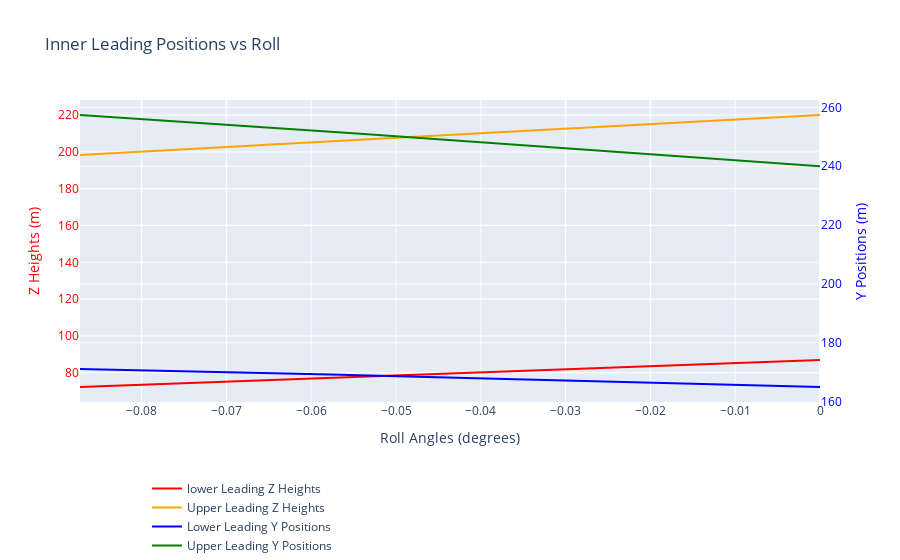

This figure's notebook cell:
### Code cell
# Plot inner positions vs roll

# Create the plot
fig = go.Figure()

# Add Z heights vs roll to the primary y-axis
fig.add_trace(
    go.Scatter(
        x=results_df["roll_angle"],
        y=results_df["lower_inner1_z"],
        mode='lines',
        marker=dict(color='red'),
        name='lower Leading Z Heights',
        yaxis='y'  # Primary y-axis
    )
)

fig.add_trace(
    go.Scatter(
        x=results_df["roll_angle"],
        y=results_df["upper_inner1_z"],
        mode='lines',
        marker=dict(color='orange'),
        name='Upper Leading Z Heights',
        yaxis='y'  # Primary y-axis
    )
)

# Add Y positions vs roll to the secondary y-axis
fig.add_trace(
    go.Scatter(
        x=results_df["roll_angle"],
        y=results_df["lower_inner1_y"],
        mode='lines',
        marker=dict(color='blue'),
        name='Lower Leading Y Positions',
        yaxis='y2'  # Secondary y-axis
    )
)
fig.add_trace(
    go.Scatter(
        x=results_df["roll_angle"],
        y=results_df["upper_inner1_y"],
        mode='lines',
        marker=dict(color='green'),
        name='Upper Leading Y Positions',
        yaxis='y2'  # Secondary y-axis
    )
)

# Update layout to add the secondary y-axis
fig.update_layout(
    title='Inner Leading Positions vs Roll',
    xaxis=dict(title='Roll Angles (degrees)'),
    yaxis=dict(
        title='Z Heights (m)',
        titlefont=dict(color='red'),
        tickfont=dict(color='red')
    ),
    yaxis2=dict(
        title='Y Positions (m)',
        titlefont=dict(color='blue'),
        tickfont=dict(color='blue'),
        anchor='x',
        overlaying='y',
        side='right'
    ),
    legend=dict(x=0.5, y=-0.2, orientation='h')  # Adjust legend position if needed
)

# Show the figure
fig.show()
